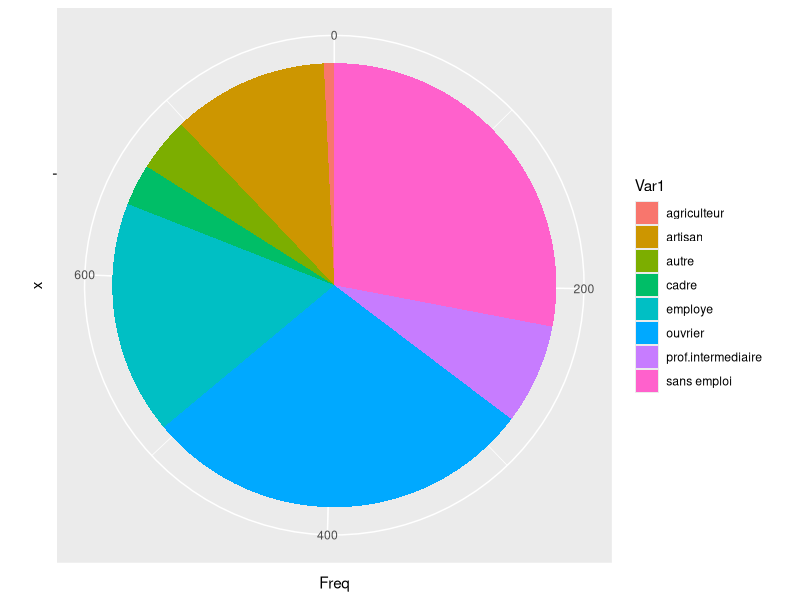

Write the R code that produced this figure.
## ---- chunk 1
knitr::opts_chunk$set(echo = TRUE)
library(tidyverse)
library(prettyR)
## ---- chunk 2

smp <- read.csv2("./smp1.csv")

## ---- chunk 3

summary(smp)
## ---- chunk 4

ggplot(as.data.frame(table(smp$prof)), aes(x = "", y = Freq, fill = Var1)) + geom_bar(width = .5, stat = "identity", position = position_stack()) + coord_polar('y')
